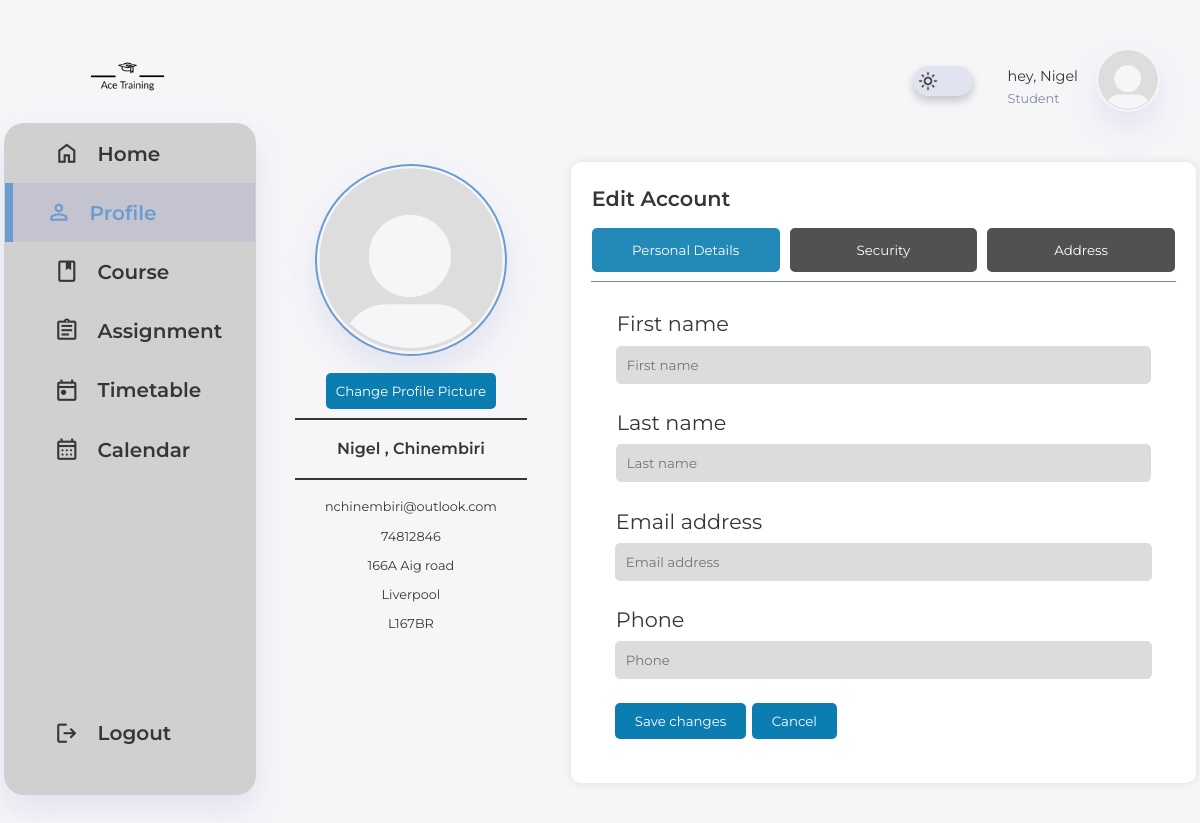
The app's page /Dashboards/Student/profile.php (signed in) with its own data.
### tables this page shows
CREATE TABLE `users` (
  `id` int(11) NOT NULL,
  `FName` varchar(25) NOT NULL,
  `LName` varchar(25) NOT NULL,
  `username` varchar(25) NOT NULL,
  `password` varchar(60) NOT NULL,
  `email` varchar(128) NOT NULL,
  `phone` int(11) NOT NULL,
  `profile_pic` varchar(25) NOT NULL DEFAULT 'default.png',
  `active` tinyint(1) NOT NULL DEFAULT 0,
  `created_at` datetime NOT NULL
);

CREATE TABLE `useraddress` (
  `addrID` int(13) NOT NULL,
  `userID` int(11) NOT NULL,
  `street` varchar(50) NOT NULL,
  `city` varchar(50) NOT NULL,
  `postcode` varchar(6) NOT NULL,
  `country` varchar(50) NOT NULL
);

### Dashboards/Student/profile.php (the view, shortened to what this page needs)
<?php
global $conn;
$stmt = $conn->prepare("SELECT * FROM users WHERE id = ?");
$stmt->bind_param("i", $_SESSION['id']);
$stmt->execute();
$result = $stmt->get_result();
if ($result->num_rows > 0) {
    $user = $result->fetch_assoc();
}else{
    echo "No data found with id:" . $_SESSION['id'];
}
$stmt = $conn->prepare("SELECT * FROM useraddress WHERE userID = ?");
$stmt->bind_param("i", $_SESSION['id']);
$stmt->execute();
$result = $stmt->get_result();
if ($result->num_rows > 0) {
    $userAddress = $result->fetch_assoc();
}
?>
<html lang="en">
<head>
    <link rel="stylesheet" href="../../assets/dashboard_css/dark-light.css">
    <link rel="stylesheet" href="../../assets/dashboard_css/Dashboard.css">
    <link rel="stylesheet" href="../../assets/dashboard_css/sidebar.css">
    <link rel="stylesheet" href="../../assets/dashboard_css/top-bar.css">
    <link rel="stylesheet" href="../../assets/dashboard_css/Profile.css">
    <link rel="stylesheet" href="../../assets/gridlayout_css/gridLayoutForProfile.css">
</head>
<body>
<div class="container">
    <div class="Top-bar">
        <div class="nav">
            <div class="toggleTheme" id="mode-toggle"></div>
            <div class="profile">
                <div class="info">
                    <p>hey, <?php echo isset($user) ? $user ['FName']: 'Guest';?></p>
                    <small class="textMuted">Student</small>
                </div>
                <div class="profile_pic">
                    <img src="../../assets/img/Default_pfp.png">
                </div>
            </div>
        </div>
    </div>
    <aside class="aside">
        <div class="toggle">
            <div class="logo">
                <img src="../../assets/img/AceTraining-logo-light-transparent.png">
            </div>
        </div>
        <div class="sidebar">
            <a href="StudentMain.php" >
                <span class="material-symbols-outlined">home</span>
                <h3>Home</h3>
            </a>
            <a href="profile.php"  class="active" >
                <span class="material-symbols-outlined">person</span>
                <h3>Profile</h3>
            </a>
            <a href="course.php" >
                <span class="material-symbols-outlined">book</span>
                <h3>Course</h3>
            </a>
            <a href="assignment/assignment.php">
                <span class="material-symbols-outlined">assignment</span>
                <h3>Assignment</h3>
            </a>
            <a href="timetable.php">
                <span class="material-symbols-outlined">today</span>
                <h3>Timetable</h3>
            </a>
            <a href="calendar.php">
                <span class="material-symbols-outlined">calendar_month</span>
                <h3>Calendar</h3>
            <a href="../../LoginSystem/logout.php">
                <span class="material-symbols-outlined">logout</span>
                <h3>Logout</h3>
            </a>
        </div>
    </aside>
    <div class="main">
            <div class="sideProfile">
                <div class="main-side-profile">
                    <div class="profile-pic">
                        <img src="../../assets/img/Default_pfp.png">
                    </div>
                    <div class="profileBtn">
                        <button class="btn-primary">Change Profile Picture</button>
                    </div>
                    <div class="profileInfo">
                        <div class="line">
                        </div>
                        <h3><?php echo isset($user) ? $user ['FName']: 'Guest';?> , <?php echo isset($user) ? $user ['LName']: 'Guest';?></h3>
                         <div class="line">
                         </div>
                        <p><?php echo isset($user) ? $user ['email']: 'Guest';?></p>
                        <p><?php echo isset($user) ? $user ['phone']: 'Guest';?></p>
                        <p><?php echo isset($userAddress) ? $userAddress ['street']: 'Guest';?></p>
                        <p><?php echo isset($userAddress) ? $userAddress ['city']: 'Guest';?></p>
                        <p><?php echo isset($userAddress) ? $userAddress ['postcode']: 'Guest';?></p>
                    </div>
                </div>
            </div>
        <div class="mainProfile">
            <div class="header">Edit Account</div>
            <div class="tabSelection">
                <button class="tabBtn" onclick="openPage(event , 'personal' )" id="defaultTab">Personal Details</button>
                <button class="tabBtn" onclick="openPage(event , 'Security' )">Security</button>
                <button class="tabBtn" onclick="openPage(event , 'address')"> Address</button>
            </div>
            <div class="tabsArea">
                <div id="personal" class="tabContent">
                    <div class="card-body">
                        <form id="formAccountSettings" method="GET" action="dataChange/changeInfo.php">
                            <div class="form-row">
                                <div class="form-group ">
                                    <label for="inputFirstName">First name</label>
                                    <input type="text" class="form-control" id="inputFirstName" placeholder="First name">
                                </div>
                                <div class="form-group ">
                                    <label for="inputLastName">Last name</label>
                                    <input type="text" class="form-control" id="inputLastName" placeholder="Last name">
                                </div>
                            </div>
                            <div class="form-group">
                                <label for="inputEmailAddress">Email address</label>
                                <input type="email" class="form-control" id="inputEmailAddress" placeholder="Email address">
                            </div>
                            <div class="form-group">
                                <label for="inputPhone">Phone</label>
                                <input type="text" class="form-control" id="inputPhone" placeholder="Phone">
                            </div>
                            <div class="form-group">
                            </div>
                            <div class="ActionButton">
                                <button type="submit" class="btn btn-primary me-2">Save changes</button>
                                <button type="reset" class="btn btn-label-secondary">Cancel</button>
                            </div>
                        </form>
                    </div>
                </div>
            </div>
        </div>
    </div>
</div>
</body>

### assets/dashboard_css/dark-light.css (style rules this page uses)
.toggleTheme { display: flex; position: relative; height: 30px; width: 60px; background-color: var(--color-light); border-radius: 100px; box-shadow: 0 5px 10px rgba(0, 0, 0, 0.2); align-items: center; cursor: pointer; transition: transform 0.3s, box-shadow 0.3s; margin-right: -15px; margin-top: -10px }
.toggleTheme:before { content: ""; position: absolute; top: 50%; left: 5px; transform: translateY(-50%); height: 20px; width: 20px; background-image: url('../../assets/img/light.png'); background-size: contain; border-radius: 50%; transition: left 0.3s, background-image 0.3s; }

### assets/dashboard_css/Dashboard.css (style rules this page uses)
:root { --primary-color: #6C9BCF; --color-White: #d0d0d0; --color-dark: #363636; --color-info-dark: #7d8Ba1; --color-info-light: #e4e7ea; --color-success: #28a745; --color-light: rgba(132, 139, 200, 0.18); --primary-font: 'Montserrat', sans-serif; --card-border-radius: 2rem; --border-radius-1: 0.5rem; --border-radius-2: 1rem; --color-background: #f6f6f9; --card-padding: 2rem; --padding-1:1.5rem; --box-shadow: 0 1rem 2rem var(--color-light); --border-colors : var(--color-info-dark); }
.toggle .logo img { margin: -25px 0 -30px 50px; width: 50% !important; height: 50% !important; object-fit: cover !important; }
* { margin: 0; padding: 1px; box-sizing: border-box; text-decoration: none; outline: 0; appearance: none; font-family: var(--primary-font), sans-serif; }
body { background-color: var(--color-background); color: var(--color-dark); font-size: 0.9rem; font-weight: 400; line-height: 1.5; overflow-x: hidden; transition: all 0.5s ease; width: 100%; height: auto; }
a { color: var(--color-dark); text-decoration: none; transition: all 0.5s ease; }
img { max-width: 100%; height: auto; display: block; object-fit: cover; }
h3 { font-size: 1.25rem; font-weight: 600; }
small { font-size: 0.8rem; font-weight: 400; }
p { color: var(--color-dark-varient); }
.textMuted { color: var(--color-info-dark); }
html, body , .container { height: 100%; margin: 0; }
@media screen and (max-width: 1200px) { .container { grid-template-columns: 0.3fr 1.6fr 1fr; } }
@media screen and (max-width: 1200px) { .container .toggle, .container main, .container .Top-bar { padding: 20px 20px 0 20px; } }
@media screen and (max-width: 1200px) { .sidebar a { align-items: center; } }

### assets/dashboard_css/sidebar.css (style rules this page uses)
aside { height: 100vh; }
aside .toggle { display: flex; justify-content: space-between; align-items: center; margin-top: 0.5rem; }
aside .toggle .logo { display: flex; gap: 0.5rem; margin-top: 15px; }
aside .toggle .logo img { width: 8rem; height: 4rem; object-fit: fill; }
aside .sidebar { display: flex; flex-direction: column; position: relative; background-color: var(--color-White); box-shadow: var(--box-shadow); cursor: pointer; border-radius: 20px; height: 84vh; top: 1.5rem; transition: all 0.5s ease; }
aside .sidebar a { display: flex; height: 3.7rem; align-items: center; padding: 0 2rem; color: var(--color-dark); position: relative; margin-left: 1rem; transition: all 0.5s ease; gap: 1rem; }
aside .sidebar a span { font-size: 1.6rem; transition: all 0.3s ease; }
aside .sidebar a:last-child { position: absolute; bottom: 2rem; }
aside .sidebar a.active { width: 100%; background-color: var(--color-light); color: var(--primary-color); margin-left: 0; }
aside .sidebar a.active span { color: var(--primary-color); margin-left: 0.5rem; }
aside .sidebar a.active::before { content: ''; position: absolute; left: 0; top: 0; height: 100%; width: 0.5rem; background-color: var(--primary-color); }

### assets/dashboard_css/top-bar.css (style rules this page uses)
.Top-bar { margin-top: 1rem; width: 100%; }
.Top-bar .nav { display: flex; gap: 2rem; align-items: center; float: right; }
.Top-bar .profile { display: flex; gap: 1rem; align-items: center; cursor: pointer; transition: all 0.5s ease; padding: 0.5rem 1rem; }
.Top-bar .profile_pic { width: 4rem; margin-bottom: 0.8rem; border-radius: 50%; object-fit: cover; overflow: hidden; transition: all 0.5s ease; box-shadow: var(--box-shadow); }

### records on screen
users: FName "Nigel", LName "Chinembiri", email "nchinembiri@outlook.com", phone "74812846"
useraddress: street "166A Aig road", city "Liverpool", postcode "L167BR"
